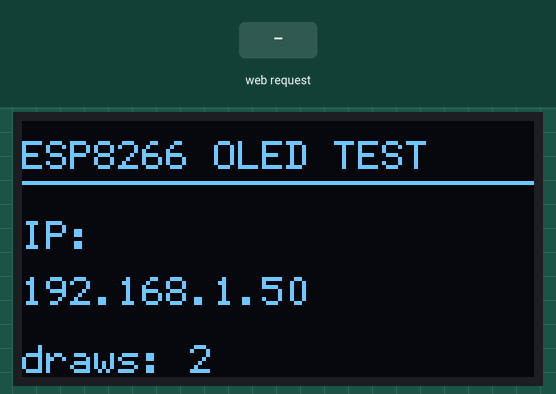
Recording of a sketch running on a simulated ESP8266 (NodeMCU). Shown: 128×64 one-colour display. The inputs (shaded band) are chosen by the test bench. WiFi joins after 1.5 s; servers stay silent unless stated; what the sketch prints to the serial monitor is not drawn.

Above: at 2.9 s.
3.0 s: HTTP request GET /api/oled received
At 3.4 s:
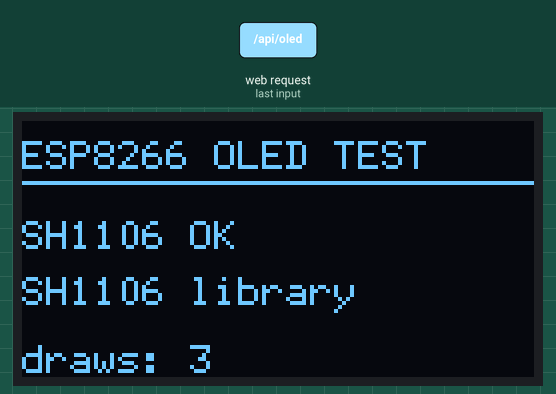
4.5 s: HTTP request GET /api/oled?text=1 received
At 5.7 s:
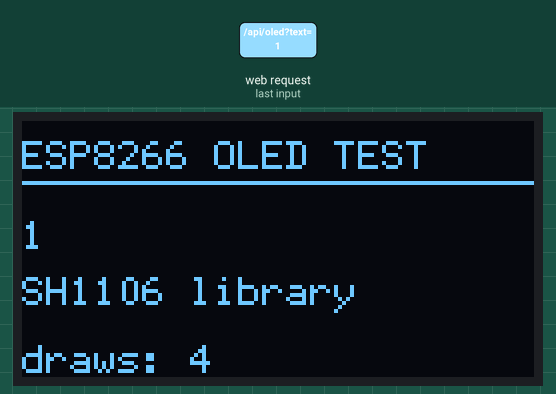
Timing chart, 0 to 7.5 s (numbered marks = the images above; inputs shaded):
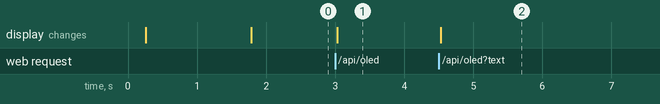

The sketch:

sh1106_oled_test.ino
```cpp
#include <ESP8266WiFi.h>
#include <ESP8266WebServer.h>
#include <Wire.h>
#include <U8g2lib.h>

const char* WIFI_SSID = "bbrouter";
const char* WIFI_PASS = "107149090195";

const int SDA_PIN = D2; // GPIO4
const int SCL_PIN = D1; // GPIO5

// For 1.3-inch OLED SH1106 I2C.
// Do not use an SSD1306 constructor for an SH1106 display.
U8G2_SH1106_128X64_NONAME_F_HW_I2C u8g2(U8G2_R0, U8X8_PIN_NONE);

ESP8266WebServer server(80);
String currentText = "SH1106 OK";
unsigned long drawCount = 0;

void addCors() {
  server.sendHeader("Access-Control-Allow-Origin", "*");
  server.sendHeader("Access-Control-Allow-Methods", "GET,OPTIONS");
  server.sendHeader("Access-Control-Allow-Headers", "Content-Type");
}

void sendJson(const String& json) {
  addCors();
  server.send(200, "application/json", json);
}

void handleOptions() {
  addCors();
  server.send(204);
}

String ipToString(IPAddress ip) {
  return String(ip[0]) + "." + ip[1] + "." + ip[2] + "." + ip[3];
}

String jsonEscape(String s) {
  s.replace("\\", "\\\\");
  s.replace("\"", "\\\"");
  s.replace("\r", "\\r");
  s.replace("\n", "\\n");
  return s;
}

void setupWiFi() {
  Serial.println();
  Serial.println("Starting WiFi...");
  WiFi.mode(WIFI_STA);
  WiFi.begin(WIFI_SSID, WIFI_PASS);

  unsigned long start = millis();
  while (WiFi.status() != WL_CONNECTED && millis() - start < 15000) {
    delay(500);
    Serial.print(".");
  }

  if (WiFi.status() == WL_CONNECTED) {
    Serial.println();
    Serial.print("Connected. IP: ");
    Serial.println(WiFi.localIP());
  } else {
    Serial.println();
    Serial.println("WiFi failed. Starting fallback AP...");
    WiFi.mode(WIFI_AP);
    WiFi.softAP("ESP8266-TEST", "12345678");
    Serial.print("AP IP: ");
    Serial.println(WiFi.softAPIP());
  }
}

void drawOled(const String& line1, const String& line2 = "") {
  drawCount++;

  u8g2.clearBuffer();
  u8g2.setFont(u8g2_font_6x12_tf);

  u8g2.drawStr(0, 12, "ESP8266 OLED TEST");
  u8g2.drawHLine(0, 15, 128);

  u8g2.setCursor(0, 32);
  u8g2.print(line1);

  u8g2.setCursor(0, 46);
  u8g2.print(line2);

  u8g2.setCursor(0, 63);
  u8g2.print("draws: ");
  u8g2.print(drawCount);

  u8g2.sendBuffer();
}

void handleStatus() {
  IPAddress ip = (WiFi.getMode() == WIFI_AP) ? WiFi.softAPIP() : WiFi.localIP();

  String json = "{";
  json += "\"ok\":true,";
  json += "\"test\":\"sh1106_oled_test\",";
  json += "\"millis\":" + String(millis()) + ",";
  json += "\"freeHeap\":" + String(ESP.getFreeHeap()) + ",";
  json += "\"wifiMode\":\"" + String((WiFi.getMode() == WIFI_AP) ? "AP" : "STA") + "\",";
  json += "\"ip\":\"" + ipToString(ip) + "\",";
  json += "\"driver\":\"SH1106 via U8g2\",";
  json += "\"i2cAddress\":\"0x3C\",";
  json += "\"drawCount\":" + String(drawCount) + ",";
  json += "\"text\":\"" + jsonEscape(currentText) + "\"";
  json += "}";

  sendJson(json);
}

void handleOled() {
  if (server.hasArg("text")) {
    currentText = server.arg("text");
    if (currentText.length() > 32) currentText = currentText.substring(0, 32);
  }

  drawOled(currentText, "SH1106 library");
  handleStatus();
}

void setup() {
  Serial.begin(115200);
  delay(200);

  Wire.begin(SDA_PIN, SCL_PIN);
  Wire.setClock(100000);

  // U8g2 uses 8-bit I2C addresses. 0x3C becomes 0x78 internally.
  // If your display is 0x3D, change this to: 0x3D * 2
  u8g2.setI2CAddress(0x3C * 2);
  u8g2.begin();

  drawOled("Booting...", "");

  setupWiFi();

  IPAddress ip = (WiFi.getMode() == WIFI_AP) ? WiFi.softAPIP() : WiFi.localIP();
  drawOled("IP:", ipToString(ip));

  server.on("/api/status", HTTP_GET, handleStatus);
  server.on("/api/status", HTTP_OPTIONS, handleOptions);
  server.on("/api/oled", HTTP_GET, handleOled);
  server.on("/api/oled", HTTP_OPTIONS, handleOptions);
  server.begin();

  Serial.println("SH1106 OLED test ready. Open /api/oled?text=Hello");
}

void loop() {
  server.handleClient();
}
```

Measured:
- after the input at 3.0 s, the display: changes at once (image 1)
- after the input at 4.5 s, the display: changes at once (image 2)
